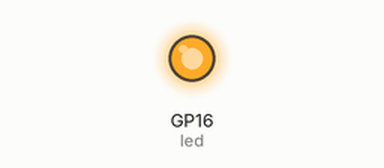
Bench run of a program on a simulated Raspberry Pi Pico running MicroPython. Parts: output pins drawn as LEDs (lit = HIGH). At 0.0 s the program stops and its outputs stay as they are.

Above: at 0.1 s.
Timing chart, 0 to 1.5 s (numbered marks = the images above):
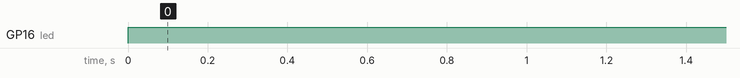

Measured:
- by itself, GP16 (led): LOW → HIGH at 0.00 s

The program:

deepsleeptest.py
```python
# Test program to understand how to place RP2040 into low power mode

import machine
import time

# Configure an LED to indicate sleep mode
led = machine.Pin(16, machine.Pin.OUT)

# Turn on the LED
led.value(1)

"""
time.sleep(2)
# Turn off the LED and enter deep sleep mode for 10 seconds
led.value(0)
time.sleep(2)  # Keep the LED on for 1 second

#machine.deepsleep(2)  # Sleep time in milliseconds

# The code will restart from here after waking up from deep sleep
led.value(1)
print("Woke up from deep sleep")

"""
```
